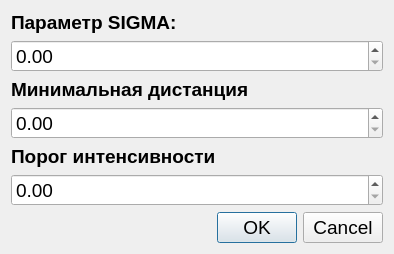
<?xml version="1.0" encoding="UTF-8"?>
<ui version="4.0">
 <class>Dialog</class>
 <widget class="QDialog" name="Dialog">
  <property name="geometry">
   <rect>
    <x>0</x>
    <y>0</y>
    <width>394</width>
    <height>254</height>
   </rect>
  </property>
  <property name="font">
   <font>
    <pointsize>14</pointsize>
   </font>
  </property>
  <property name="windowTitle">
   <string>Параметры метода</string>
  </property>
  <layout class="QGridLayout" name="gridLayout_2">
   <item row="0" column="0">
    <layout class="QGridLayout" name="gridLayout">
     <item row="6" column="0">
      <spacer name="verticalSpacer">
       <property name="orientation">
        <enum>Qt::Vertical</enum>
       </property>
       <property name="sizeHint" stdset="0">
        <size>
         <width>20</width>
         <height>40</height>
        </size>
       </property>
      </spacer>
     </item>
     <item row="1" column="0">
      <widget class="QDoubleSpinBox" name="sigmaDoubleSpinBox">
       <property name="singleStep">
        <double>0.010000000000000</double>
       </property>
      </widget>
     </item>
     <item row="4" column="0">
      <widget class="QLabel" name="thresholdAbsLabel">
       <property name="font">
        <font>
         <pointsize>14</pointsize>
         <weight>75</weight>
         <bold>true</bold>
        </font>
       </property>
       <property name="text">
        <string>Порог интенсивности</string>
       </property>
      </widget>
     </item>
     <item row="7" column="0">
      <widget class="QDialogButtonBox" name="buttonBox">
       <property name="orientation">
        <enum>Qt::Horizontal</enum>
       </property>
       <property name="standardButtons">
        <set>QDialogButtonBox::Cancel|QDialogButtonBox::Ok</set>
       </property>
      </widget>
     </item>
     <item row="0" column="0">
      <widget class="QLabel" name="paramSigmaLabel">
       <property name="font">
        <font>
         <pointsize>14</pointsize>
         <weight>75</weight>
         <bold>true</bold>
        </font>
       </property>
       <property name="text">
        <string>Параметр SIGMA:</string>
       </property>
      </widget>
     </item>
     <item row="2" column="0">
      <widget class="QLabel" name="minDistanceLabel">
       <property name="font">
        <font>
         <pointsize>14</pointsize>
         <weight>75</weight>
         <bold>true</bold>
        </font>
       </property>
       <property name="text">
        <string>Минимальная дистанция</string>
       </property>
      </widget>
     </item>
     <item row="3" column="0">
      <widget class="QDoubleSpinBox" name="minDistanceDoubleSpinBox">
       <property name="decimals">
        <number>2</number>
       </property>
       <property name="maximum">
        <double>99.989999999999995</double>
       </property>
       <property name="singleStep">
        <double>0.010000000000000</double>
       </property>
      </widget>
     </item>
     <item row="5" column="0">
      <widget class="QDoubleSpinBox" name="thresholdAbsDoubleSpinBox">
       <property name="maximum">
        <double>255.000000000000000</double>
       </property>
       <property name="singleStep">
        <double>0.010000000000000</double>
       </property>
      </widget>
     </item>
    </layout>
   </item>
  </layout>
 </widget>
 <resources/>
 <connections>
  <connection>
   <sender>buttonBox</sender>
   <signal>accepted()</signal>
   <receiver>Dialog</receiver>
   <slot>accept()</slot>
   <hints>
    <hint type="sourcelabel">
     <x>248</x>
     <y>254</y>
    </hint>
    <hint type="destinationlabel">
     <x>157</x>
     <y>274</y>
    </hint>
   </hints>
  </connection>
  <connection>
   <sender>buttonBox</sender>
   <signal>rejected()</signal>
   <receiver>Dialog</receiver>
   <slot>reject()</slot>
   <hints>
    <hint type="sourcelabel">
     <x>316</x>
     <y>260</y>
    </hint>
    <hint type="destinationlabel">
     <x>286</x>
     <y>274</y>
    </hint>
   </hints>
  </connection>
 </connections>
</ui>
